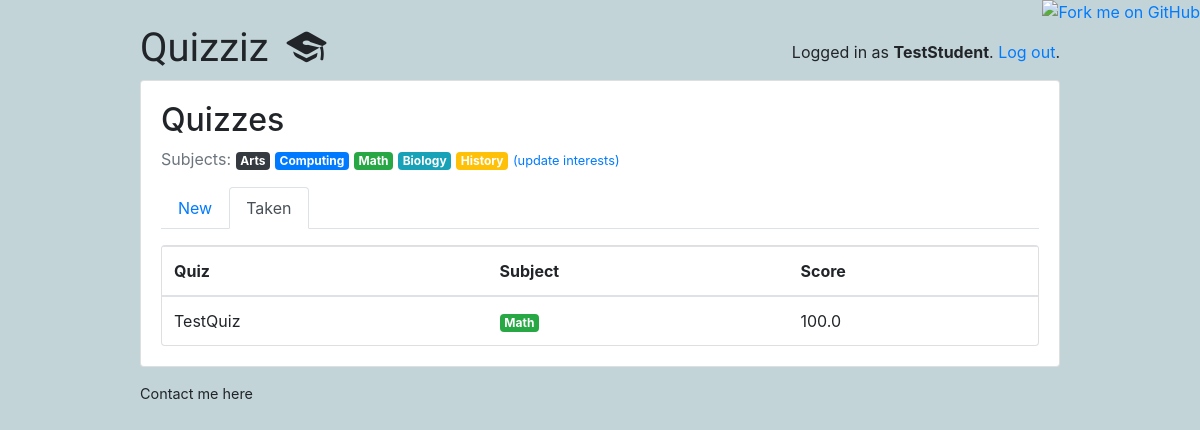
The app's page /students/taken/ (signed in) with its own data.
### classroom/models.py (models this page shows, shortened)
class User(AbstractUser):
    is_student = models.BooleanField(default=False)
    is_teacher = models.BooleanField(default=False)

class Subject(models.Model):
    name = models.CharField(max_length=30)
    color = models.CharField(max_length=7, default='#007bff')
    def get_html_badge(self):
        name = escape(self.name)
        color = escape(self.color)
        html = '<span class="badge badge-primary" style="background-color: %s">%s</span>' % (color, name)
        return mark_safe(html)

class TakenQuiz(models.Model):
    student = models.ForeignKey(Student, on_delete=models.CASCADE, related_name='taken_quizzes')
    quiz = models.ForeignKey(Quiz, on_delete=models.CASCADE, related_name='taken_quizzes')
    score = models.FloatField()
    date = models.DateTimeField(auto_now_add=True)

class Quiz(models.Model):
    owner = models.ForeignKey(User, on_delete=models.CASCADE, related_name='quizzes')
    name = models.CharField(max_length=255)
    subject = models.ForeignKey(Subject, on_delete=models.CASCADE, related_name='quizzes')

### classroom/views/students.py (the view)
# urls.py: path('taken/', students.TakenQuizListView.as_view(), name='taken_quiz_list'),
@method_decorator([login_required, student_required], name='dispatch')
class TakenQuizListView(ListView):
    model = TakenQuiz
    context_object_name = 'taken_quizzes'
    template_name = 'classroom/students/taken_quiz_list.html'
    def get_queryset(self):
        queryset = self.request.user.student.taken_quizzes \
            .select_related('quiz', 'quiz__subject') \
            .order_by('quiz__name')
        return queryset

### classroom/templates/classroom/students/taken_quiz_list.html
{% extends 'base.html' %}
{% block content %}
  {% include 'classroom/students/_header.html' with active='taken' %}
  <div class="card">
    <table class="table mb-0">
      <thead>
        <tr>
          <th>Quiz</th>
          <th>Subject</th>
          <th>Score</th>
        </tr>
      </thead>
      <tbody>
        {% for taken_quiz in taken_quizzes %}
          <tr>
            <td>{{ taken_quiz.quiz.name }}</td>
            <td>{{ taken_quiz.quiz.subject.get_html_badge }}</td>
            <td>{{ taken_quiz.score }}</td>
          </tr>
        {% empty %}
          <tr>
            <td class="bg-light text-center font-italic" colspan="3">You haven't completed any quiz yet.</td>
          </tr>
        {% endfor %}
      </tbody>
    </table>
  </div>
{% endblock %}

### templates/base.html (shortened to what this page needs)
{% load static %}<!doctype html>
<html lang="en">
  <head>
    <link rel="stylesheet" href="https://maxcdn.bootstrapcdn.com/bootstrap/4.0.0/css/bootstrap.min.css">
    <link rel="stylesheet" type="text/css" href="{% static 'vendor/fontello-2f186091/css/fontello.css' %}">
    <link rel="stylesheet" type="text/css" href="{% static 'css/app.css' %}">
    {% if user.is_authenticated and user.is_teacher %}
      <link rel="stylesheet" type="text/css" href="{% static 'css/teachers.css' %}">
    {% else %}
      <link rel="stylesheet" type="text/css" href="{% static 'css/students.css' %}">
    {% endif %}
  </head>
  <body>
    <a href="https://github.com/ShishirModi"><img style="position: absolute; top: 0; right: 0; border: 0;" src="https://camo.githubusercontent.com/38ef81f8aca64bb9a64448d0d70f1308ef5341ab/68747470733a2f2f73332e616d617a6f6e6177732e636f6d2f6769746875622f726962626f6e732f666f726b6d655f72696768745f6461726b626c75655f3132313632312e706e67" alt="Fork me on GitHub" data-canonical-src="https://s3.amazonaws.com/github/ribbons/forkme_right_darkblue_121621.png"></a>
    <div class="container my-4">
      <div class="row justify-content-center">
        <div class="col-md-10 col-sm-12">
          <div class="row">
            <div class="col-6">
              <h1 class="logo">
                <a href="{% url 'home' %}">
                  Quizziz
                  {% if user.is_authenticated %}
                    {% if user.is_teacher %}
                      <span class="icon-feather" data-toggle="tooltip" data-placement="right" title="Teacher profile"></span>
                    {% else %}
                      <span class="icon-graduation-cap" data-toggle="tooltip" data-placement="right" title="Student profile"></span>
                    {% endif %}
                  {% endif %}
                </a>
              </h1>
            </div>
            <div class="col-6 text-right">
              {% if user.is_authenticated %}
                <p class="pt-3">Logged in as <strong>{{ user.username }}</strong>. <a href="{% url 'logout' %}">Log out</a>.</p>
              {% else %}
                <a href="{% url 'login' %}" class="btn btn-light" role="button">Log in</a>
                <a href="{% url 'signup' %}" class="btn btn-primary" role="button">Sign up</a>
              {% endif %}
            </div>
          </div>
          <div class="card mb-3">
            <div class="card-body">
              {% block content %}
              {% endblock %}
            </div>
          </div>
          <footer>
            <a href="https://shishirmodi.me">Contact me here</a>
          </footer>
        </div>
      </div>
    </div>
  </body>
</html>

### classroom/templates/classroom/students/_header.html
<h2>Quizzes</h2>
<p class="text-muted">
  Subjects:{% for subject in user.student.interests.all %} {{ subject.get_html_badge }}{% endfor %}
  <a href="{% url 'students:student_interests' %}"><small>(update interests)</small></a>
</p>
<ul class="nav nav-tabs mb-3">
  <li class="nav-item">
    <a class="nav-link{% if active == 'new' %} active{% endif %}" href="{% url 'students:quiz_list' %}">New</a>
  </li>
  <li class="nav-item">
    <a class="nav-link{% if active == 'taken' %} active{% endif %}" href="{% url 'students:taken_quiz_list' %}">Taken</a>
  </li>
</ul>

### static/css/app.css (style rules this page uses)
.logo { font-family: 'Clicker Script', cursive; }
.logo a { color: #212529; text-decoration: none; }
footer { font-size: .9rem; }
footer a { color: #212529; }

### static/css/students.css (style rules this page uses)
body { background-color: #c2d4d8; }

### records on screen
User: username "TestStudent"
Subject: get_html_badge "Arts"
Subject: get_html_badge "Computing"
Subject: get_html_badge "Math"
Subject: get_html_badge "Biology"
Subject: get_html_badge "History"
TakenQuiz: quiz.name "TestQuiz", quiz.subject.get_html_badge "Math", score "100.0"
